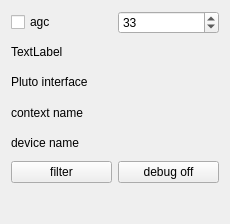
<?xml version="1.0" encoding="UTF-8"?>
<ui version="4.0">
 <class>plutoWidget</class>
 <widget class="QWidget" name="plutoWidget">
  <property name="geometry">
   <rect>
    <x>0</x>
    <y>0</y>
    <width>230</width>
    <height>224</height>
   </rect>
  </property>
  <property name="windowTitle">
   <string>Pluto control</string>
  </property>
  <property name="toolTip">
   <string>Pluto support is experimental. I do not have one so testing was limited.</string>
  </property>
  <layout class="QVBoxLayout" name="verticalLayout">
   <item>
    <layout class="QHBoxLayout" name="horizontalLayout_2">
     <item>
      <widget class="QCheckBox" name="agcControl">
       <property name="text">
        <string>agc</string>
       </property>
      </widget>
     </item>
     <item>
      <widget class="QSpinBox" name="gainControl">
       <property name="maximum">
        <number>73</number>
       </property>
       <property name="value">
        <number>33</number>
       </property>
      </widget>
     </item>
    </layout>
   </item>
   <item>
    <widget class="QLabel" name="state">
     <property name="text">
      <string>TextLabel</string>
     </property>
    </widget>
   </item>
   <item>
    <widget class="QLabel" name="label">
     <property name="toolTip">
      <string>Experimental interface for Adalm Pluto. No garantees!!</string>
     </property>
     <property name="text">
      <string>Pluto interface</string>
     </property>
    </widget>
   </item>
   <item>
    <widget class="QLabel" name="contextName">
     <property name="text">
      <string>context name</string>
     </property>
    </widget>
   </item>
   <item>
    <widget class="QLabel" name="name_of_device">
     <property name="text">
      <string>device name</string>
     </property>
    </widget>
   </item>
   <item>
    <layout class="QHBoxLayout" name="horizontalLayout">
     <item>
      <widget class="QPushButton" name="filterButton">
       <property name="toolTip">
        <string>The filter button. The pluto has a possibility of loading a filter configuration and enabling (or
disabling it). By default a filter configuration is loaded and enabled. The text on the button states what the effect of touching it is. If the button text reads &quot;filter on&quot;, it therefore means that the
filter is disabled, but will be enabled by touching the button.</string>
       </property>
       <property name="text">
        <string>filter</string>
       </property>
      </widget>
     </item>
     <item>
      <widget class="QPushButton" name="debugButton">
       <property name="text">
        <string>debug off</string>
       </property>
      </widget>
     </item>
    </layout>
   </item>
   <item>
    <widget class="QLabel" name="serial_number_display">
     <property name="font">
      <font>
       <pointsize>11</pointsize>
      </font>
     </property>
     <property name="text">
      <string/>
     </property>
    </widget>
   </item>
  </layout>
 </widget>
 <resources/>
 <connections/>
</ui>
